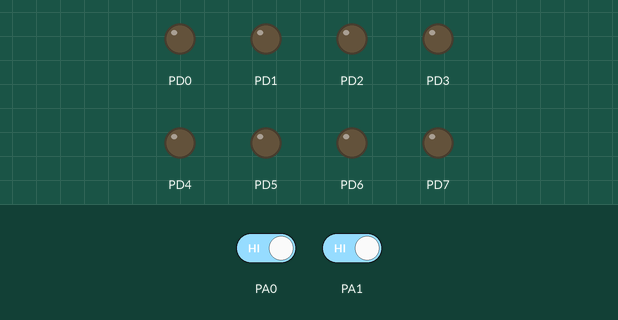
Bench run of a program on a simulated ATmega32, built with avr-gcc and emulated at 16 MHz (the files do not name the chip). Shown: output pins drawn as LEDs (lit = HIGH). Dashed ring = blinking. The test bench sets the inputs (shaded band); at power-on: PA0 HIGH, PA1 HIGH.

Above: at 1.2 s.
1.3 s: PA0 driven LOW
At 4.2 s:
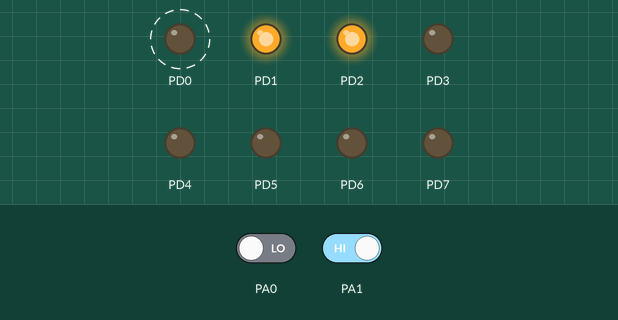
4.3 s: PA0 driven HIGH
At 5.2 s:
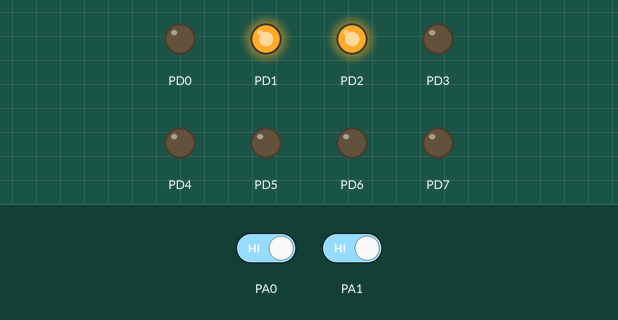
5.8 s: PA0 driven LOW
At 7.2 s:
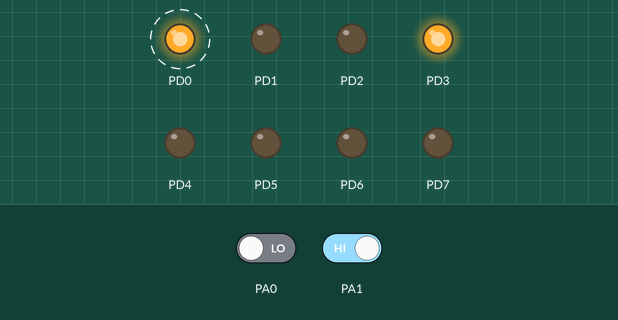
8.8 s: PA1 driven LOW
At 9.7 s:
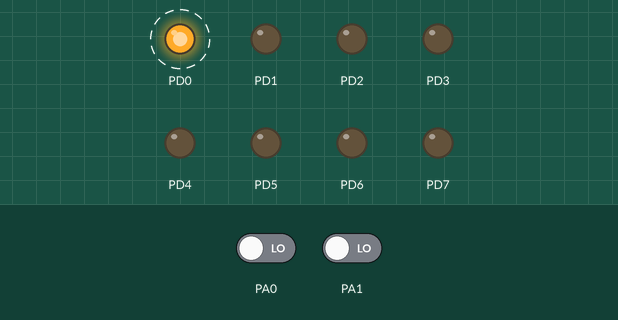
Timing chart, 0 to 12.8 s (numbered marks = the images above; inputs shaded):
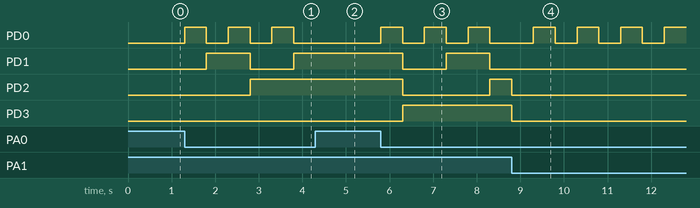

Measured:
- after the input at 1.3 s, PD0: alternates HIGH for 0.50 s and LOW for 0.50 s, starting at once; PD1: LOW → HIGH after 0.50 s, → LOW 1.0 s later, → HIGH 1.0 s later; PD2: LOW → HIGH after 1.5 s
- after the input at 4.3 s, PD0: stays LOW (without the input it goes to HIGH after 0.00 s); PD1, PD2: stays HIGH (without the input it goes to LOW after 0.50 s); PD3: stays LOW (without the input it goes to HIGH after 0.50 s)
- after the input at 5.8 s, PD0: alternates HIGH for 0.50 s and LOW for 0.50 s, starting at once; PD1: HIGH → LOW after 0.50 s, → HIGH 1.0 s later, → LOW 1.0 s later; PD2: HIGH → LOW after 0.50 s, → HIGH 2.0 s later; PD3: LOW → HIGH after 0.50 s
- after the input at 8.8 s, PD1: stops changing and stays LOW; PD3: HIGH → LOW after 0.00 s instead of 1.5 s

The program:

main.c
```c
/*
 * 2s_w04p01_sound.c
 *
 * Created: 2020-10-21 오전 10:04:03
 * Author : Yunseo Hwang
 */

#define F_CPU 16000000UL
#include <avr/io.h>
#include <util/delay.h>

#define BV(n) (1 << n)
#define BUTTON 1
#define SOUND  0

int main(void)
{
	int led_value = 0;

	DDRA = 0x00;
	DDRD = 0xFF;
	PORTD = 0x00;

    while (1)
    {
		if (!(PINA & BV(SOUND))) {
			led_value++;
			if (led_value == 0x10) {
				led_value = 0x00;
			}
			PORTD = led_value;
			_delay_ms(500);
		}

		if (!(PINA & BV(BUTTON))) {
			led_value = 0x00;
			PORTD = led_value;
			_delay_ms(500);
		}
    }
}
```
